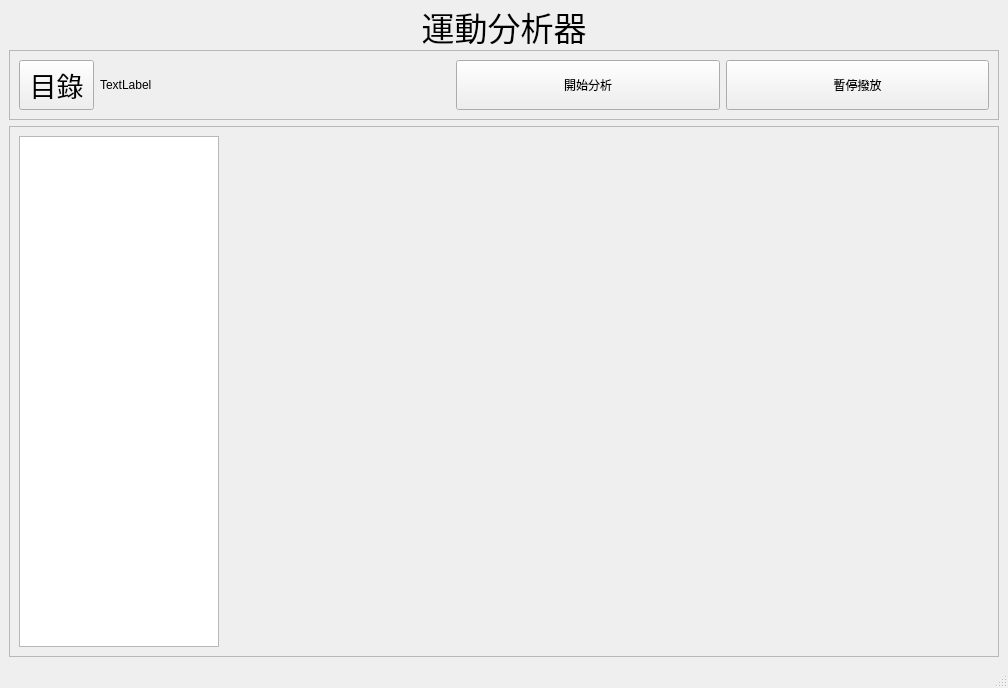
<?xml version="1.0" encoding="UTF-8"?>
<ui version="4.0">
 <class>MainWindow</class>
 <widget class="QMainWindow" name="MainWindow">
  <property name="geometry">
   <rect>
    <x>0</x>
    <y>0</y>
    <width>1008</width>
    <height>688</height>
   </rect>
  </property>
  <property name="windowTitle">
   <string>MainWindow</string>
  </property>
  <widget class="QWidget" name="centralwidget">
   <layout class="QVBoxLayout" name="verticalLayout">
    <item>
     <widget class="QLabel" name="label">
      <property name="maximumSize">
       <size>
        <width>16777215</width>
        <height>35</height>
       </size>
      </property>
      <property name="font">
       <font>
        <pointsize>25</pointsize>
       </font>
      </property>
      <property name="text">
       <string>運動分析器</string>
      </property>
      <property name="alignment">
       <set>Qt::AlignmentFlag::AlignCenter</set>
      </property>
     </widget>
    </item>
    <item>
     <widget class="QFrame" name="frame_3">
      <property name="maximumSize">
       <size>
        <width>16777215</width>
        <height>70</height>
       </size>
      </property>
      <property name="frameShape">
       <enum>QFrame::Shape::StyledPanel</enum>
      </property>
      <property name="frameShadow">
       <enum>QFrame::Shadow::Plain</enum>
      </property>
      <layout class="QHBoxLayout" name="horizontalLayout_2">
       <item>
        <widget class="QPushButton" name="btnBrowse">
         <property name="sizePolicy">
          <sizepolicy hsizetype="Maximum" vsizetype="Preferred">
           <horstretch>0</horstretch>
           <verstretch>0</verstretch>
          </sizepolicy>
         </property>
         <property name="maximumSize">
          <size>
           <width>75</width>
           <height>16777215</height>
          </size>
         </property>
         <property name="font">
          <font>
           <pointsize>20</pointsize>
           <italic>false</italic>
           <bold>false</bold>
           <underline>false</underline>
           <strikeout>false</strikeout>
          </font>
         </property>
         <property name="layoutDirection">
          <enum>Qt::LayoutDirection::LeftToRight</enum>
         </property>
         <property name="text">
          <string>目錄</string>
         </property>
         <property name="autoExclusive">
          <bool>false</bool>
         </property>
        </widget>
       </item>
       <item>
        <widget class="QLabel" name="lblPath">
         <property name="sizePolicy">
          <sizepolicy hsizetype="Fixed" vsizetype="Fixed">
           <horstretch>0</horstretch>
           <verstretch>0</verstretch>
          </sizepolicy>
         </property>
         <property name="minimumSize">
          <size>
           <width>350</width>
           <height>50</height>
          </size>
         </property>
         <property name="text">
          <string>TextLabel</string>
         </property>
        </widget>
       </item>
       <item>
        <widget class="QPushButton" name="btnStartAlysis">
         <property name="sizePolicy">
          <sizepolicy hsizetype="Minimum" vsizetype="Preferred">
           <horstretch>0</horstretch>
           <verstretch>0</verstretch>
          </sizepolicy>
         </property>
         <property name="maximumSize">
          <size>
           <width>16777215</width>
           <height>75</height>
          </size>
         </property>
         <property name="autoFillBackground">
          <bool>false</bool>
         </property>
         <property name="text">
          <string>開始分析</string>
         </property>
         <property name="autoDefault">
          <bool>false</bool>
         </property>
         <property name="default">
          <bool>false</bool>
         </property>
         <property name="flat">
          <bool>false</bool>
         </property>
        </widget>
       </item>
       <item>
        <widget class="QPushButton" name="btnStop">
         <property name="maximumSize">
          <size>
           <width>16777215</width>
           <height>75</height>
          </size>
         </property>
         <property name="text">
          <string>暫停撥放</string>
         </property>
        </widget>
       </item>
      </layout>
     </widget>
    </item>
    <item>
     <widget class="QFrame" name="frame">
      <property name="sizePolicy">
       <sizepolicy hsizetype="Preferred" vsizetype="Preferred">
        <horstretch>0</horstretch>
        <verstretch>0</verstretch>
       </sizepolicy>
      </property>
      <property name="frameShape">
       <enum>QFrame::Shape::StyledPanel</enum>
      </property>
      <property name="frameShadow">
       <enum>QFrame::Shadow::Raised</enum>
      </property>
      <property name="lineWidth">
       <number>14</number>
      </property>
      <layout class="QHBoxLayout" name="horizontalLayout">
       <item>
        <widget class="QTreeView" name="tvFiles">
         <property name="sizePolicy">
          <sizepolicy hsizetype="Minimum" vsizetype="Minimum">
           <horstretch>0</horstretch>
           <verstretch>0</verstretch>
          </sizepolicy>
         </property>
         <property name="maximumSize">
          <size>
           <width>200</width>
           <height>16777215</height>
          </size>
         </property>
        </widget>
       </item>
       <item>
        <widget class="QWidget" name="lblVido" native="true">
         <property name="toolTipDuration">
          <number>-6</number>
         </property>
        </widget>
       </item>
      </layout>
     </widget>
    </item>
   </layout>
  </widget>
  <widget class="QMenuBar" name="menubar">
   <property name="geometry">
    <rect>
     <x>0</x>
     <y>0</y>
     <width>1008</width>
     <height>33</height>
    </rect>
   </property>
  </widget>
  <widget class="QStatusBar" name="statusbar"/>
 </widget>
 <resources/>
 <connections/>
</ui>
